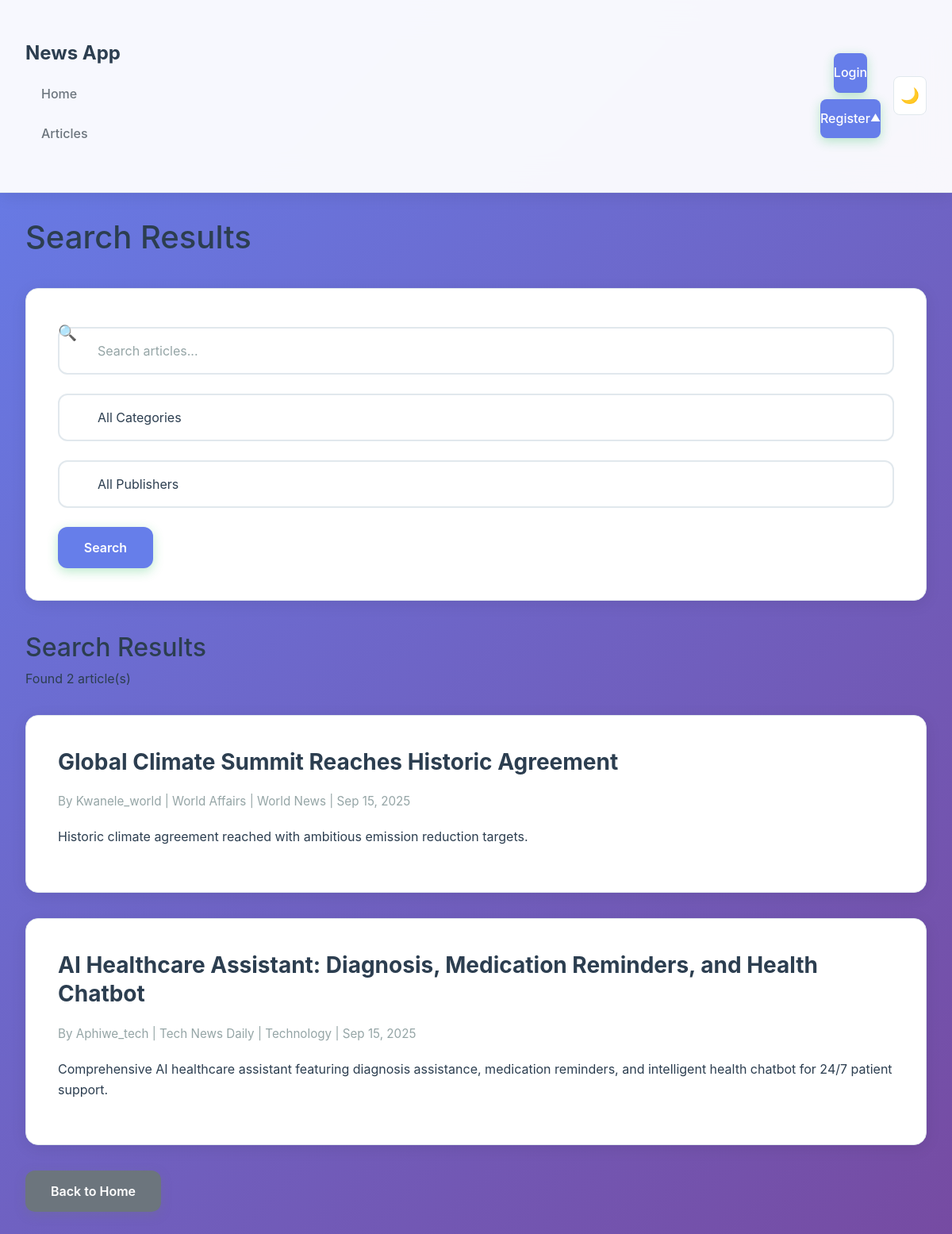
The app's page /search/ with its own data.
### news/models.py (models this page shows, shortened)
class Article(models.Model):
    STATUS_CHOICES = [
        ('draft', 'Draft'),
        ('pending', 'Pending Approval'),
        ('approved', 'Approved'),
        ('published', 'Published'),
        ('rejected', 'Rejected'),
    ]
    title = models.CharField(max_length=200)
    content = models.TextField()
    summary = models.TextField(max_length=500, blank=True)
    author = models.ForeignKey(
        User,
        on_delete=models.CASCADE,
        related_name='authored_articles',
        limit_choices_to={'role': 'journalist'}
    )
    publisher = models.ForeignKey(
        Publisher,
        on_delete=models.CASCADE,
        related_name='articles',
        null=True,
        blank=True
    )
    category = models.ForeignKey(
        Category,
        on_delete=models.SET_NULL,
        null=True,
        blank=True
    )
    status = models.CharField(
        max_length=20,
        choices=STATUS_CHOICES,
        default='draft'
    )
    is_approved = models.BooleanField(default=False)
    approved_by = models.ForeignKey(
        User,
        on_delete=models.SET_NULL,
        null=True,
        blank=True,
        related_name='approved_articles',
        limit_choices_to={'role': 'editor'}
    )
    approved_at = models.DateTimeField(null=True, blank=True)
    created_at = models.DateTimeField(auto_now_add=True)
    updated_at = models.DateTimeField(auto_now=True)
    published_at = models.DateTimeField(null=True, blank=True)
    class Meta:
        ordering = ['-created_at']

class User(AbstractUser):
    ROLE_CHOICES = [
        ('reader', 'Reader'),
        ('editor', 'Editor'),
        ('journalist', 'Journalist'),
    ]
    role = models.CharField(
        max_length=20,
        choices=ROLE_CHOICES,
        default='reader',
        validators=[MinLengthValidator(3)]
    )
    publisher_subscriptions = models.ManyToManyField(
        'Publisher',
        related_name='subscribers',
        blank=True
    )
    journalist_subscriptions = models.ManyToManyField(
        'self',
        related_name='subscribers',
        blank=True,
        limit_choices_to={'role': 'journalist'}
    )
    independent_articles = models.ManyToManyField(
        'Article',
        related_name='independent_author',
        blank=True
    )
    independent_newsletters = models.ManyToManyField(
        'Newsletter',
        related_name='independent_author',
        blank=True
    )

class Publisher(models.Model):
    name = models.CharField(max_length=100, unique=True)
    description = models.TextField(blank=True)
    website = models.URLField(blank=True)
    created_at = models.DateTimeField(auto_now_add=True)
    editors = models.ManyToManyField(
        User,
        related_name='publisher_editors',
        limit_choices_to={'role': 'editor'}
    )
    journalists = models.ManyToManyField(
        User,
        related_name='publisher_journalists',
        limit_choices_to={'role': 'journalist'}
    )
    class Meta:
        ordering = ['name']

class Category(models.Model):
    name = models.CharField(max_length=50, unique=True)
    description = models.TextField(blank=True)
    class Meta:
        verbose_name_plural = 'categories'
        ordering = ['name']

### news/views.py (the view)
# urls.py: path('search/', views.search_articles, name='search_articles'),
def search_articles(request):
    query = request.GET.get('q', '')
    category = request.GET.get('category', '')
    publisher = request.GET.get('publisher', '')
    articles = Article.objects.filter(status='published')
    if query:
        articles = articles.filter(
            Q(title__icontains=query) | Q(content__icontains=query)
        )
    if category:
        articles = articles.filter(category__name=category)
    if publisher:
        articles = articles.filter(publisher__name=publisher)
    paginator = Paginator(articles, 10)
    page_number = request.GET.get('page')
    page_obj = paginator.get_page(page_number)
    context = {
        'page_obj': page_obj,
        'query': query,
        'categories': Category.objects.all(),
        'publishers': Publisher.objects.all(),
    }
    return render(request, 'news/search_results.html', context)

### news/templates/news/search_results.html (shortened to what this page needs)
{% extends 'news/base.html' %}
{% block content %}
<h1>Search Results</h1>
<div class="search-form">
    <form method="get" action="{% url 'news:search_articles' %}">
        <div class="form-group">
            <input type="text" name="q" class="form-control" placeholder="Search articles..." value="{{ query }}">
        </div>
        <div class="form-group">
            <select name="category" class="form-control">
                <option value="">All Categories</option>
            </select>
        </div>
        <div class="form-group">
            <select name="publisher" class="form-control">
                <option value="">All Publishers</option>
            </select>
        </div>
        <button type="submit" class="btn btn-primary">Search</button>
    </form>
</div>
{% if query or page_obj %}
    <h2>Search Results</h2>
    {% if page_obj %}
        <p>Found {{ page_obj.paginator.count }} article(s)</p>
        {% for article in page_obj %}
            <div class="article-card">
                <h2 class="article-title">
                    <a href="{% url 'news:article_detail' article.pk %}">{{ article.title }}</a>
                </h2>
                <div class="article-meta">
                    By {{ article.author.username }}
                    {% if article.publisher %} | {{ article.publisher.name }}{% endif %}
                    {% if article.category %} | {{ article.category.name }}{% endif %}
                    | {{ article.created_at|date:"M d, Y" }}
                </div>
                {% if article.summary %}
                    <p>{{ article.summary }}</p>
                {% endif %}
            </div>
        {% endfor %}
    {% else %}
        <p>No articles found matching your search criteria.</p>
    {% endif %}
{% else %}
    <p>Please enter search criteria above.</p>
{% endif %}
<a href="{% url 'news:home' %}" class="btn btn-secondary">Back to Home</a>
{% endblock %}

### news/templates/news/base.html (style rules this page uses)
:root { --bg-primary: linear-gradient(135deg, #667eea 0%, #764ba2 100%); --bg-secondary: rgba(255, 255, 255, 0.95); --bg-card: #ffffff; --text-primary: #2c3e50; --text-secondary: #6c757d; --text-muted: #95a5a6; --border-color: #e1e8ed; --shadow: 0 4px 20px rgba(0, 0, 0, 0.08); --shadow-hover: 0 12px 40px rgba(0, 0, 0, 0.15); --accent-color: #667eea; --accent-hover: #5a6fd8; }
body { font-family: -apple-system, BlinkMacSystemFont, 'Segoe UI', Roboto, Oxygen, Ubuntu, Cantarell, sans-serif; background: var(--bg-primary); color: var(--text-primary); min-height: 100vh; margin: 0; padding: 0; line-height: 1.6; transition: all 0.3s ease; }
.article-card { background: var(--bg-card); border: 1px solid var(--border-color); border-radius: 16px; padding: 2.5rem; margin: 2rem 0; box-shadow: var(--shadow); transition: all 0.4s cubic-bezier(0.4, 0, 0.2, 1); position: relative; overflow: hidden; }
.article-card::before { content: ''; position: absolute; top: 0; left: 0; right: 0; height: 4px; background: var(--gradient-primary); transform: scaleX(0); transition: transform 0.3s ease; }
.article-title { margin-bottom: 1rem; }
.article-title a { color: var(--text-primary); text-decoration: none; font-size: 1.75rem; font-weight: 700; line-height: 1.3; transition: all 0.3s ease; display: block; }
.article-meta { color: var(--text-muted); font-size: 0.95rem; margin: 1.25rem 0; display: flex; align-items: center; gap: 0.5rem; flex-wrap: wrap; }
.search-form { background: var(--bg-card); padding: 2.5rem; border-radius: 16px; margin: 2.5rem 0; box-shadow: var(--shadow); border: 1px solid var(--border-color); position: relative; }
.search-form::before { content: '🔍'; position: absolute; top: 2.5rem; left: 2.5rem; font-size: 1.2rem; z-index: 1; }
.search-form .form-group { margin-bottom: 1.5rem; position: relative; }
.search-form .form-group:first-child { margin-top: 0.5rem; }
.form-control { background: var(--bg-secondary); border: 2px solid var(--border-color); color: var(--text-primary); border-radius: 12px; padding: 1rem 1.25rem; padding-left: 3rem; transition: all 0.3s cubic-bezier(0.4, 0, 0.2, 1); font-size: 1rem; width: 100%; }
.form-control::placeholder { color: var(--text-muted); font-weight: 400; }
.btn { padding: 0.875rem 2rem; border: none; border-radius: 12px; cursor: pointer; text-decoration: none; display: inline-flex; align-items: center; justify-content: center; font-weight: 600; font-size: 1rem; transition: all 0.3s cubic-bezier(0.4, 0, 0.2, 1); text-align: center; min-height: 48px; min-width: 120px; position: relative; overflow: hidden; }
.btn::before { content: ''; position: absolute; top: 0; left: -100%; width: 100%; height: 100%; background: linear-gradient(90deg, transparent, rgba(255,255,255,0.2), transparent); transition: left 0.5s; }
.btn-primary { background: var(--accent-color); color: white; box-shadow: 0 4px 14px 0 rgba(29, 185, 84, 0.3); }
.btn-secondary { background: var(--text-secondary); color: white; box-shadow: 0 4px 14px 0 rgba(108, 117, 125, 0.3); }

### records on screen
Article: title "Global Climate Summit Reaches Historic Agreement", author.username "Kwanele_world", publisher.name "World Affairs", category.name "World News", created_at "Sep 15, 2025", summary "Historic climate agreement reached with ambitious emission reduction targets."
Article: title "AI Healthcare Assistant: Diagnosis, Medication Reminders, and Health Chatbot", author.username "Aphiwe_tech", publisher.name "Tech News Daily", category.name "Technology", created_at "Sep 15, 2025", summary "Comprehensive AI healthcare assistant featuring diagnosis assistance, medication reminders, and intelligent health chatbot for 24/7 patient support."

### other values on screen
{{ page_obj.paginator.count }} "2"
